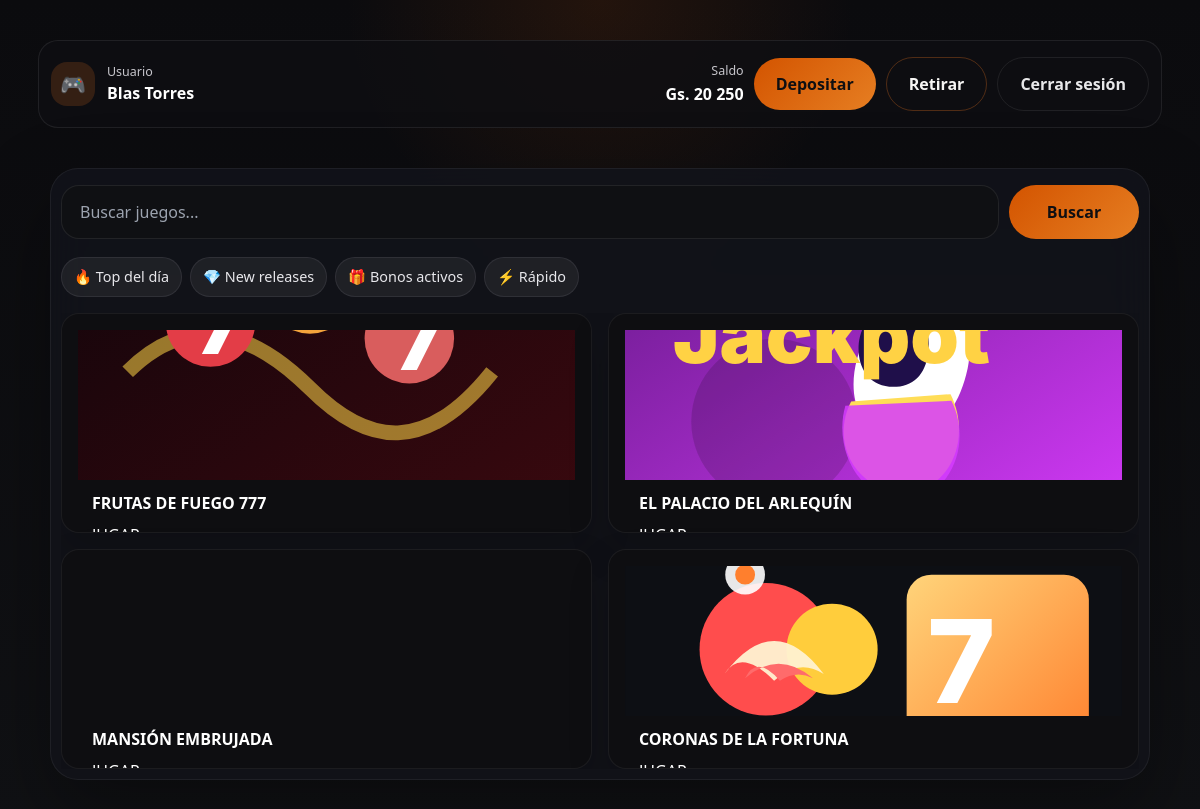
Page / (signed in) on the committed database.
### casino/models.py (models this page shows)
class Player(AbstractUser):
    nombre = models.CharField(max_length=64, verbose_name=_("Nombres"))
    apellido = models.CharField(max_length=64, verbose_name=_("Apellidos"))
    edad = models.PositiveSmallIntegerField(verbose_name=_("Edad"), validators=[validar_edad_mayoria])
    sexo = models.CharField(max_length=16, choices=[("M", "Masculino"), ("F", "Femenino"), ("O", "Otro")], verbose_name=_("Sexo"))
    estado_civil = models.CharField(
        max_length=24,
        choices=[
            ("soltero", "Soltero"),
            ("casado", "Casado"),
            ("divorciado", "Divorciado"),
            ("viudo", "Viudo"),
            ("union_libre", "Unión libre"),
        ],
        verbose_name=_("Estado Civil"),
    )
    saldo = EncryptedDecimalField(
        max_digits=14,
        decimal_places=0,
        default=20000,
        verbose_name=_("Saldo Disponible (Gs.)"),
        help_text=_("Saldo cifrado en Guaraníes."),
    )
    recibio_regalo = models.BooleanField(
        default=False,
        verbose_name=_("Recibió bono de bienvenida"),
        help_text=_("Marca si el usuario obtuvo el regalo de los primeros registros."),
    )
    slot_play_count = models.PositiveIntegerField(
        default=0,
        verbose_name=_("Jugadas consecutivas de tragamonedas"),
        help_text=_("Contador acumulado de giros de tragamonedas para habilitar jackpots de retención."),
    )
    bonus_balance = models.DecimalField(
        max_digits=14,
        decimal_places=0,
        default=0,
        verbose_name=_("Saldo de bono"),
    )
    bonus_rollover = models.DecimalField(
        max_digits=14,
        decimal_places=0,
        default=0,
        verbose_name=_("Rollover acumulado"),
    )
    bonus_rollover_target = models.DecimalField(
        max_digits=14,
        decimal_places=0,
        default=0,
        verbose_name=_("Meta de rollover"),
    )
    free_spins = models.PositiveIntegerField(
        default=0,
        verbose_name=_("Giros gratis disponibles"),
    )
    REQUIRED_FIELDS = ["email", "nombre", "apellido", "edad", "sexo", "estado_civil"]
    class Meta:
        verbose_name = "Jugador"
        verbose_name_plural = "Jugadores"

### casino/views.py (the view)
# urls.py: path("", views.dashboard, name="dashboard"),
@login_required
def dashboard(request):
    player = request.user
    if player.is_staff or player.is_superuser:
        return redirect("casino:admin_panel")
    juegos = [
        {
            "titulo": "FRUTAS DE FUEGO 777",
            "icono": "🔥",
            "slug": "frutas-de-fuego-777",
            "url": reverse("casino:tragamonedas_slug", kwargs={"slug": "frutas-de-fuego-777"}),
            "cover": "/static/img/games/777-strike.svg",
        },
        {
            "titulo": "EL PALACIO DEL ARLEQUÍN",
            "icono": "🃏",
            "slug": "palacio-arlequin",
            "url": reverse("casino:tragamonedas_slug", kwargs={"slug": "palacio-arlequin"}),
            "cover": "/static/img/games/joker-jackpot.svg",
        },
        {
            "titulo": "MANSIÓN EMBRUJADA",
            "icono": "👻",
            "slug": "mansion-embrujada",
            "url": reverse("casino:tragamonedas_slug", kwargs={"slug": "mansion-embrujada"}),
            "cover": "/static/img/games/betty-boris-boo.svg",
        },
        {
            "titulo": "CORONAS DE LA FORTUNA",
            "icono": "👑",
            "slug": "coronas-fortuna",
            "url": reverse("casino:tragamonedas_slug", kwargs={"slug": "coronas-fortuna"}),
            "cover": "/static/img/games/five-star.svg",
        },
        {
            "titulo": "RULETA IMPERIAL",
            "icono": "🎡",
            "slug": "ruleta-imperial",
            "url": reverse("casino:ruleta"),
            "cover": "/static/img/games/ruleta.svg",
        },
    ]
    return render(request, "casino/player_dashboard.html", {
        "player": player,
        "juegos": juegos,
    })

### casino/fields.py (called while the page is built)
    def from_db_value(self, value: bytes | None, expression, connection) -> Decimal | None:
        if value is None:
            return None
        cipher = get_cipher()
        if isinstance(value, memoryview) or isinstance(value, bytearray):
            value = bytes(value)
        if isinstance(value, str):
            try:
                import base64
                value = base64.urlsafe_b64decode(value.encode())
            except Exception:
                value = value.encode()
        try:
            plain = cipher.decrypt(value)
            return Decimal(plain.decode())
        except (InvalidToken, ValueError):
            raise ValidationError("No se pudo descifrar el saldo almacenado.")

### casino/utils.py (called while the page is built)
def get_cipher():
    key = settings.FERNET_KEY
    if isinstance(key, str):
        key_bytes = key.encode()
    elif isinstance(key, (bytes, bytearray, memoryview)):
        key_bytes = bytes(key)
    else:
        key_bytes = str(key).encode()
    return Fernet(key_bytes)

### templates/casino/player_dashboard.html (shortened to what this page needs)
{% extends "base.html" %}
{% load humanize %}
{% block content %}
<div class="dashboard-page">
    <div class="layout-shell">
        <header class="hidden md:block topbar">
            <div class="topbar-left">
                <span class="brand-mark">🎮</span>
                <div class="user-info">
                    <small>Usuario</small>
                    <strong>{{ player.nombre }} {{ player.apellido }}</strong>
                </div>
            </div>
            <div class="topbar-right">
                <div class="balance-group">
                    <span>Saldo</span>
                    <strong id="header-balance">Gs. {{ player.saldo|intcomma }}</strong>
                </div>
                <a href="{% url 'casino:cajero' %}?tab=deposito" class="btn-primary">Depositar</a>
                <a href="{% url 'casino:cajero' %}?tab=retiro" class="btn-secondary">Retirar</a>
                <a href="{% url 'casino:logout' %}" class="btn-ghost">Cerrar sesión</a>
            </div>
        </header>
        <main class="dashboard-grid">
            <section class="hero-card glass-panel games-card">
                <div class="search-bar" style="margin-bottom: 16px;">
                    <input type="text" placeholder="Buscar juegos..." aria-label="Buscar juegos" />
                    <button class="btn-primary" type="button">Buscar</button>
                </div>
                <div class="category-strip">
                    <span class="category-chip">🔥 Top del día</span>
                    <span class="category-chip">💎 New releases</span>
                    <span class="category-chip">🎁 Bonos activos</span>
                    <span class="category-chip">⚡ Rápido</span>
                </div>
                <div class="contenedor-juegos w-full max-w-full overflow-x-hidden grid gap-4" style="grid-template-columns: repeat(2, minmax(0, 1fr));">
                    {% for juego in juegos %}
                    <article class="game-card premium-machine tarjeta-juego game-card--{{ juego.slug }} rounded-lg bg-gray-900 p-4" style="width:48%;box-sizing:border-box;" >
                        <a class="game-cover-link" href="{{ juego.url }}" aria-label="Jugar {{ juego.titulo }}">
                            <div class="game-cover" style="background-image: url('{{ juego.cover }}')" aria-hidden="true"></div>
                            <div class="game-overlay">
                                <div class="game-title">{{ juego.titulo }}</div>
                                <div class="play-badge">JUGAR</div>
                            </div>
                        </a>
                    </article>
                    {% endfor %}
                </div>
                </div>
    </div>
{% endblock %}

### templates/casino/player_dashboard.html (style rules this page uses)
.dashboard-page { padding: 12px 10px; }
.topbar { display: flex; align-items: center; justify-content: space-between; gap: 14px; padding: 14px 12px; border-radius: 20px; background: rgba(15, 15, 18, 0.84); border: 1px solid rgba(255,255,255,0.08); margin-bottom: 14px; }
.topbar-left { display: flex; align-items: center; gap: 12px; min-width: 0; }
.brand-mark { display: inline-flex; align-items: center; justify-content: center; width: 44px; height: 44px; border-radius: 16px; background: rgba(255, 126, 34, 0.16); font-size: 1.3rem; }
.user-info { display: flex; flex-direction: column; min-width: 0; }
.user-info small { color: #c7c6cc; font-size: 0.78rem; }
.user-info strong { font-size: 1rem; white-space: nowrap; overflow: hidden; text-overflow: ellipsis; max-width: 160px; }
.topbar-right { display: flex; flex-wrap: wrap; gap: 10px; align-items: center; justify-content: flex-end; }
.balance-group { display: flex; flex-direction: column; align-items: flex-end; gap: 2px; min-width: 120px; }
.balance-group span { color: #c7c6cc; font-size: 0.78rem; }
.balance-group strong { font-size: 1rem; }
.btn-primary, .btn-secondary, .btn-ghost { white-space: nowrap; }
.games-card { padding: 16px 10px 10px; }
.dashboard-grid { display: flex; flex-direction: column; align-items: center; gap: 16px; }
.games-card { width: 100%; max-width: 1100px; box-sizing: border-box; }
.game-card { width: auto !important; max-width: 100% !important; min-height: 220px; border-radius: 18px; overflow: hidden; box-shadow: 0 18px 42px rgba(0,0,0,0.16); display: flex; flex-direction: column; background: rgba(15, 15, 18, 0.96); border: 1px solid rgba(255,255,255,0.06); }
.game-cover { background-size: cover; background-position: center; height: 150px; }
.game-overlay { padding: 14px; display: grid; gap: 10px; }
.game-title { font-size: 1rem; font-weight: 700; line-height: 1.2; color: #fff; }
.play-badge { justify-self: start; }
.game-cover-link { display: grid; height: 100%; }
.search-bar { display: grid; grid-template-columns: 1fr auto; gap: 10px; margin-bottom: 16px; }
.search-bar input { width: 100%; }
.category-strip { display: flex; flex-wrap: wrap; gap: 8px; margin-bottom: 16px; }

### rows in the picture
Player: nombre "Blas", apellido "Torres", saldo "20 250"

### other values in the picture
{{ juego.titulo }} "FRUTAS DE FUEGO 777" "EL PALACIO DEL ARLEQUÍN" "MANSIÓN EMBRUJADA" "CORONAS DE LA FORTUNA"
